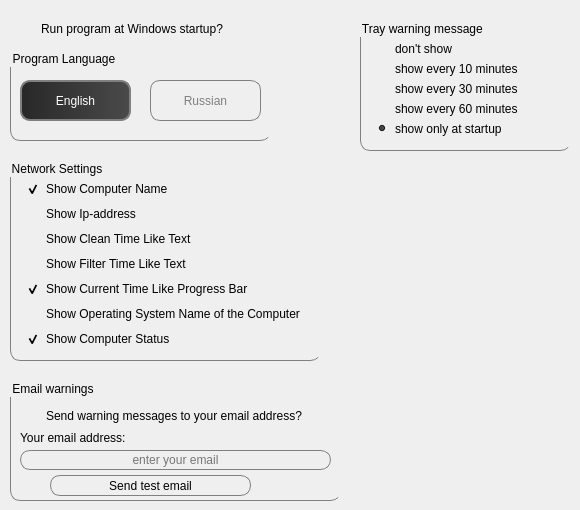
              <widget class="QWidget" name="settingsPage">
               <widget class="QGroupBox" name="groupBox">
                <property name="geometry">
                 <rect>
                  <x>10</x>
                  <y>160</y>
                  <width>311</width>
                  <height>201</height>
                 </rect>
                </property>
                <property name="styleSheet">
                 <string notr="true">color: black; 
background-color: transparent;
border-color: gray;
border-style: solid;
border-left-width: 1px;
border-top-width: 0px;
border-bottom-width: 1px;
border-right-width: 0px;
border-top-left-radius: 10px;
border-bottom-left-radius: 10px;
border-top-right-radius: 10px;
border-bottom-right-radius: 10px;</string>
                </property>
                <property name="title">
                 <string>Network Settings</string>
                </property>
                <widget class="QCheckBox" name="cb_showNetName">
                 <property name="geometry">
                  <rect>
                   <x>15</x>
                   <y>20</y>
                   <width>290</width>
                   <height>18</height>
                  </rect>
                 </property>
                 <property name="styleSheet">
                  <string notr="true">border-radius: 7px; background-color: transparent; border-style: solid; border-color: transparent; border-width: 1px;</string>
                 </property>
                 <property name="text">
                  <string>Show Computer Name</string>
                 </property>
                 <property name="checked">
                  <bool>true</bool>
                 </property>
                </widget>
                <widget class="QCheckBox" name="cb_showIp">
                 <property name="geometry">
                  <rect>
                   <x>15</x>
                   <y>45</y>
                   <width>290</width>
                   <height>18</height>
                  </rect>
                 </property>
                 <property name="styleSheet">
                  <string notr="true">border-radius: 7px; background-color: transparent; border-style: solid; border-color: transparent; border-width: 1px;</string>
                 </property>
                 <property name="text">
                  <string>Show Ip-address</string>
                 </property>
                </widget>
                <widget class="QCheckBox" name="cb_showClean">
                 <property name="geometry">
                  <rect>
                   <x>15</x>
                   <y>70</y>
                   <width>290</width>
                   <height>18</height>
                  </rect>
                 </property>
                 <property name="styleSheet">
                  <string notr="true">border-radius: 7px; background-color: transparent; border-style: solid; border-color: transparent; border-width: 1px;</string>
                 </property>
                 <property name="text">
                  <string>Show Clean Time Like Text</string>
                 </property>
                </widget>
                <widget class="QCheckBox" name="cb_showFilter">
                 <property name="geometry">
                  <rect>
                   <x>15</x>
                   <y>95</y>
                   <width>290</width>
                   <height>18</height>
                  </rect>
                 </property>
                 <property name="styleSheet">
                  <string notr="true">border-radius: 7px; background-color: transparent; border-style: solid; border-color: transparent; border-width: 1px;</string>
                 </property>
                 <property name="text">
                  <string>Show Filter Time Like Text</string>
                 </property>
                </widget>
                <widget class="QCheckBox" name="cb_showOs">
                 <property name="geometry">
                  <rect>
                   <x>15</x>
                   <y>145</y>
                   <width>290</width>
                   <height>18</height>
                  </rect>
                 </property>
                 <property name="styleSheet">
                  <string notr="true">border-radius: 7px; background-color: transparent; border-style: solid; border-color: transparent; border-width: 1px;</string>
                 </property>
                 <property name="text">
                  <string>Show Operating System Name of the Computer</string>
                 </property>
                 <property name="tristate">
                  <bool>false</bool>
                 </property>
                </widget>
                <widget class="QCheckBox" name="cb_showStatus">
                 <property name="geometry">
                  <rect>
                   <x>15</x>
                   <y>170</y>
                   <width>290</width>
                   <height>18</height>
                  </rect>
                 </property>
                 <property name="styleSheet">
                  <string notr="true">border-radius: 7px; background-color: transparent; border-style: solid; border-color: transparent; border-width: 1px;</string>
                 </property>
                 <property name="text">
                  <string>Show Computer Status</string>
                 </property>
                 <property name="checked">
                  <bool>true</bool>
                 </property>
                </widget>
                <widget class="QCheckBox" name="cb_showTime">
                 <property name="geometry">
                  <rect>
                   <x>15</x>
                   <y>120</y>
                   <width>290</width>
                   <height>18</height>
                  </rect>
                 </property>
                 <property name="styleSheet">
                  <string notr="true">border-radius: 7px; background-color: transparent; border-style: solid; border-color: transparent; border-width: 1px;</string>
                 </property>
                 <property name="text">
                  <string>Show Current Time Like Progress Bar</string>
                 </property>
                 <property name="checked">
                  <bool>true</bool>
                 </property>
                </widget>
               </widget>
               <widget class="QGroupBox" name="groupBox_2">
                <property name="geometry">
                 <rect>
                  <x>10</x>
                  <y>50</y>
                  <width>261</width>
                  <height>91</height>
                 </rect>
                </property>
                <property name="styleSheet">
                 <string notr="true">color: black; 
background-color: transparent;
border-color: gray;
border-style: solid;
border-left-width: 1px;
border-top-width: 0px;
border-bottom-width: 1px;
border-right-width: 0px;
border-top-left-radius: 10px;
border-bottom-left-radius: 10px;
border-top-right-radius: 10px;
border-bottom-right-radius: 10px;</string>
                </property>
                <property name="title">
                 <string>Program Language</string>
                </property>
                <widget class="QPushButton" name="bt_ukrLang">
                 <property name="geometry">
                  <rect>
                   <x>320</x>
                   <y>30</y>
                   <width>101</width>
                   <height>41</height>
                  </rect>
                 </property>
                 <property name="styleSheet">
                  <string notr="true">QPushButton {
color: gray; 
background-color: transparent;
border-style: solid;
border-width: 1px;
border-left-width: 1px;
border-top-width: 1px;
border-bottom-width: 1px;
border-right-width: 1px;
border-top-left-radius: 10px;
border-bottom-left-radius: 10px;
border-top-right-radius: 10px;
border-bottom-right-radius: 10px;
}

QPushButton:hover{ 
color: black; background-color: lightgray;
border-color: rgb(60,60,60);
border-style: solid;
border-left-width: 1px;
border-top-width: 1px;
border-bottom-width: 1px;
border-right-width: 1px;
border-top-left-radius: 10px;
border-bottom-left-radius: 10px;
border-top-right-radius: 10px;
border-bottom-right-radius: 10px;
}

QPushButton:pressed {
color: white; background-color: rgb(74,74,74);
border-color: rgb(60,60,60);
border-style: solid;
border-left-width: 1px;
border-top-width: 1px;
border-bottom-width: 1px;
border-right-width: 1px;
border-top-left-radius: 10px;
border-bottom-left-radius: 10px;
border-top-right-radius: 10px;
border-bottom-right-radius: 10px;
}

QPushButton:checked {
color: white; 
background-color: qlineargradient(spread:pad, x1:0, y1:0, x2:1, y2:0, stop:0 rgba(40, 40, 40, 255), stop:1 rgba(74, 74, 74, 255));
border-left-color: gray;
border-right-color: gray;
border-top-color: gray;
border-bottom-color: gray;
border-style: solid;
border-left-width: 2px;
border-top-width: 2px;
border-bottom-width: 2px;
border-right-width: 2px;
border-top-left-radius: 10px;
border-bottom-left-radius: 10px;
border-top-right-radius: 10px;
border-bottom-right-radius: 10px;
}</string>
                 </property>
                 <property name="text">
                  <string>Ukranian</string>
                 </property>
                 <property name="icon">
                  <iconset resource="rc.qrc">
                   <normaloff>:/images/ua.gif</normaloff>:/images/ua.gif</iconset>
                 </property>
                 <property name="iconSize">
                  <size>
                   <width>40</width>
                   <height>40</height>
                  </size>
                 </property>
                 <property name="checkable">
                  <bool>true</bool>
                 </property>
                 <property name="checked">
                  <bool>false</bool>
                 </property>
                 <property name="autoDefault">
                  <bool>false</bool>
                 </property>
                 <property name="default">
                  <bool>false</bool>
                 </property>
                 <property name="flat">
                  <bool>true</bool>
                 </property>
                </widget>
                <widget class="QPushButton" name="bt_rusLang">
                 <property name="geometry">
                  <rect>
                   <x>140</x>
                   <y>30</y>
                   <width>111</width>
                   <height>41</height>
                  </rect>
                 </property>
                 <property name="styleSheet">
                  <string notr="true">QPushButton {
color: gray; 
background-color: transparent;
border-style: solid;
border-width: 1px;
border-left-width: 1px;
border-top-width: 1px;
border-bottom-width: 1px;
border-right-width: 1px;
border-top-left-radius: 10px;
border-bottom-left-radius: 10px;
border-top-right-radius: 10px;
border-bottom-right-radius: 10px;
}

QPushButton:hover{ 
color: black; background-color: lightgray;
border-color: rgb(60,60,60);
border-style: solid;
border-left-width: 1px;
border-top-width: 1px;
border-bottom-width: 1px;
border-right-width: 1px;
border-top-left-radius: 10px;
border-bottom-left-radius: 10px;
border-top-right-radius: 10px;
border-bottom-right-radius: 10px;
}

QPushButton:pressed {
color: white; background-color: rgb(74,74,74);
border-color: rgb(60,60,60);
border-style: solid;
border-left-width: 1px;
border-top-width: 1px;
border-bottom-width: 1px;
border-right-width: 1px;
border-top-left-radius: 10px;
border-bottom-left-radius: 10px;
border-top-right-radius: 10px;
border-bottom-right-radius: 10px;
}

QPushButton:checked {
color: white; 
background-color: qlineargradient(spread:pad, x1:0, y1:0, x2:1, y2:0, stop:0 rgba(40, 40, 40, 255), stop:1 rgba(74, 74, 74, 255));
border-left-color: gray;
border-right-color: gray;
border-top-color: gray;
border-bottom-color: gray;
border-style: solid;
border-left-width: 2px;
border-top-width: 2px;
border-bottom-width: 2px;
border-right-width: 2px;
border-top-left-radius: 10px;
border-bottom-left-radius: 10px;
border-top-right-radius: 10px;
border-bottom-right-radius: 10px;
}</string>
                 </property>
                 <property name="text">
                  <string>Russian</string>
                 </property>
                 <property name="icon">
                  <iconset resource="rc.qrc">
                   <normaloff>:/images/ru.gif</normaloff>:/images/ru.gif</iconset>
                 </property>
                 <property name="iconSize">
                  <size>
                   <width>40</width>
                   <height>40</height>
                  </size>
                 </property>
                 <property name="checkable">
                  <bool>true</bool>
                 </property>
                 <property name="checked">
                  <bool>false</bool>
                 </property>
                 <property name="autoDefault">
                  <bool>false</bool>
                 </property>
                 <property name="default">
                  <bool>false</bool>
                 </property>
                 <property name="flat">
                  <bool>true</bool>
                 </property>
                </widget>
                <widget class="QPushButton" name="bt_engLang">
                 <property name="geometry">
                  <rect>
                   <x>10</x>
                   <y>30</y>
                   <width>111</width>
                   <height>41</height>
                  </rect>
                 </property>
                 <property name="styleSheet">
                  <string notr="true">QPushButton {
color: gray; 
background-color: transparent;
border-style: solid;
border-width: 1px;
border-left-width: 1px;
border-top-width: 1px;
border-bottom-width: 1px;
border-right-width: 1px;
border-top-left-radius: 10px;
border-bottom-left-radius: 10px;
border-top-right-radius: 10px;
border-bottom-right-radius: 10px;
}

QPushButton:hover{ 
color: black; background-color: lightgray;
border-color: rgb(60,60,60);
border-style: solid;
border-left-width: 1px;
border-top-width: 1px;
border-bottom-width: 1px;
border-right-width: 1px;
border-top-left-radius: 10px;
border-bottom-left-radius: 10px;
border-top-right-radius: 10px;
border-bottom-right-radius: 10px;
}

QPushButton:pressed {
color: white; background-color: rgb(74,74,74);
border-color: rgb(60,60,60);
border-style: solid;
border-left-width: 1px;
border-top-width: 1px;
border-bottom-width: 1px;
border-right-width: 1px;
border-top-left-radius: 10px;
border-bottom-left-radius: 10px;
border-top-right-radius: 10px;
border-bottom-right-radius: 10px;
}

QPushButton:checked {
color: white; 
background-color: qlineargradient(spread:pad, x1:0, y1:0, x2:1, y2:0, stop:0 rgba(40, 40, 40, 255), stop:1 rgba(74, 74, 74, 255));
border-left-color: gray;
border-right-color: gray;
border-top-color: gray;
border-bottom-color: gray;
border-style: solid;
border-left-width: 2px;
border-top-width: 2px;
border-bottom-width: 2px;
border-right-width: 2px;
border-top-left-radius: 10px;
border-bottom-left-radius: 10px;
border-top-right-radius: 10px;
border-bottom-right-radius: 10px;
}</string>
                 </property>
                 <property name="text">
                  <string>English</string>
                 </property>
                 <property name="icon">
                  <iconset resource="rc.qrc">
                   <normaloff>:/images/en.gif</normaloff>:/images/en.gif</iconset>
                 </property>
                 <property name="iconSize">
                  <size>
                   <width>40</width>
                   <height>40</height>
                  </size>
                 </property>
                 <property name="checkable">
                  <bool>true</bool>
                 </property>
                 <property name="checked">
                  <bool>true</bool>
                 </property>
                 <property name="autoDefault">
                  <bool>false</bool>
                 </property>
                 <property name="default">
                  <bool>false</bool>
                 </property>
                 <property name="flat">
                  <bool>true</bool>
                 </property>
                </widget>
               </widget>
               <widget class="QGroupBox" name="groupBox_3">
                <property name="geometry">
                 <rect>
                  <x>360</x>
                  <y>20</y>
                  <width>211</width>
                  <height>131</height>
                 </rect>
                </property>
                <property name="styleSheet">
                 <string notr="true">color: black; 
background-color: transparent;
border-color: gray;
border-style: solid;
border-left-width: 1px;
border-top-width: 0px;
border-bottom-width: 1px;
border-right-width: 0px;
border-top-left-radius: 10px;
border-bottom-left-radius: 10px;
border-top-right-radius: 10px;
border-bottom-right-radius: 10px;</string>
                </property>
                <property name="title">
                 <string>Tray warning message </string>
                </property>
                <widget class="QRadioButton" name="rb_dontShowWarning">
                 <property name="geometry">
                  <rect>
                   <x>15</x>
                   <y>20</y>
                   <width>220</width>
                   <height>17</height>
                  </rect>
                 </property>
                 <property name="styleSheet">
                  <string notr="true">color: black; 
background-color: transparent;
border-color: gray;
border-style: solid;
border-left-width: 0px;
border-top-width: 0px;
border-bottom-width: 0px;
border-right-width: 0px;
border-top-left-radius: 0px;
border-bottom-left-radius: 0px;
border-top-right-radius: 0px;
border-bottom-right-radius: 0px;</string>
                 </property>
                 <property name="text">
                  <string>don't show</string>
                 </property>
                </widget>
                <widget class="QRadioButton" name="rb_show10minsWarning">
                 <property name="geometry">
                  <rect>
                   <x>15</x>
                   <y>40</y>
                   <width>220</width>
                   <height>17</height>
                  </rect>
                 </property>
                 <property name="styleSheet">
                  <string notr="true">color: black; 
background-color: transparent;
border-color: gray;
border-style: solid;
border-left-width: 0px;
border-top-width: 0px;
border-bottom-width: 0px;
border-right-width: 0px;
border-top-left-radius: 0px;
border-bottom-left-radius: 0px;
border-top-right-radius: 0px;
border-bottom-right-radius: 0px;</string>
                 </property>
                 <property name="text">
                  <string>show every 10 minutes</string>
                 </property>
                </widget>
                <widget class="QRadioButton" name="rb_show30minsWarning">
                 <property name="geometry">
                  <rect>
                   <x>15</x>
                   <y>60</y>
                   <width>220</width>
                   <height>17</height>
                  </rect>
                 </property>
                 <property name="styleSheet">
                  <string notr="true">color: black; 
background-color: transparent;
border-color: gray;
border-style: solid;
border-left-width: 0px;
border-top-width: 0px;
border-bottom-width: 0px;
border-right-width: 0px;
border-top-left-radius: 0px;
border-bottom-left-radius: 0px;
border-top-right-radius: 0px;
border-bottom-right-radius: 0px;</string>
                 </property>
                 <property name="text">
                  <string>show every 30 minutes</string>
                 </property>
                </widget>
                <widget class="QRadioButton" name="rb_show60minsWarning">
                 <property name="geometry">
                  <rect>
                   <x>15</x>
                   <y>80</y>
                   <width>220</width>
                   <height>17</height>
                  </rect>
                 </property>
                 <property name="styleSheet">
                  <string notr="true">color: black; 
background-color: transparent;
border-color: gray;
border-style: solid;
border-left-width: 0px;
border-top-width: 0px;
border-bottom-width: 0px;
border-right-width: 0px;
border-top-left-radius: 0px;
border-bottom-left-radius: 0px;
border-top-right-radius: 0px;
border-bottom-right-radius: 0px;</string>
                 </property>
                 <property name="text">
                  <string>show every 60 minutes</string>
                 </property>
                </widget>
                <widget class="QRadioButton" name="rb_showAtStartWarning">
                 <property name="geometry">
                  <rect>
                   <x>15</x>
                   <y>100</y>
                   <width>220</width>
                   <height>17</height>
                  </rect>
                 </property>
                 <property name="styleSheet">
                  <string notr="true">color: black; 
background-color: transparent;
border-color: gray;
border-style: solid;
border-left-width: 0px;
border-top-width: 0px;
border-bottom-width: 0px;
border-right-width: 0px;
border-top-left-radius: 0px;
border-bottom-left-radius: 0px;
border-top-right-radius: 0px;
border-bottom-right-radius: 0px;</string>
                 </property>
                 <property name="text">
                  <string>show only at startup</string>
                 </property>
                 <property name="checked">
                  <bool>true</bool>
                 </property>
                </widget>
               </widget>
               <widget class="QGroupBox" name="groupBox_4">
                <property name="geometry">
                 <rect>
                  <x>10</x>
                  <y>380</y>
                  <width>331</width>
                  <height>121</height>
                 </rect>
                </property>
                <property name="styleSheet">
                 <string notr="true">color: black; 
background-color: transparent;
border-color: gray;
border-style: solid;
border-left-width: 1px;
border-top-width: 0px;
border-bottom-width: 1px;
border-right-width: 0px;
border-top-left-radius: 10px;
border-bottom-left-radius: 10px;
border-top-right-radius: 10px;
border-bottom-right-radius: 10px;</string>
                </property>
                <property name="title">
                 <string>Email warnings</string>
                </property>
                <widget class="QCheckBox" name="cb_sendEmail">
                 <property name="geometry">
                  <rect>
                   <x>15</x>
                   <y>20</y>
                   <width>311</width>
                   <height>31</height>
                  </rect>
                 </property>
                 <property name="styleSheet">
                  <string notr="true">border-radius: 7px; background-color: transparent; border-style: solid; border-color: transparent; border-width: 1px;</string>
                 </property>
                 <property name="text">
                  <string>Send warning messages to your email address?</string>
                 </property>
                 <property name="checked">
                  <bool>false</bool>
                 </property>
                 <property name="tristate">
                  <bool>false</bool>
                 </property>
                </widget>
                <widget class="QLineEdit" name="emailEdit">
                 <property name="geometry">
                  <rect>
                   <x>10</x>
                   <y>70</y>
                   <width>311</width>
                   <height>20</height>
                  </rect>
                 </property>
                 <property name="styleSheet">
                  <string notr="true">QLineEdit {
color: black; 
background-color: transparent;
border-style: solid;
border-width: 1px;
border-left-width: 1px;
border-top-width: 1px;
border-bottom-width: 1px;
border-right-width: 1px;
border-top-left-radius: 10px;
border-bottom-left-radius: 10px;
border-top-right-radius: 10px;
border-bottom-right-radius: 10px;
}

QLineEdit:hover{ 
color: black; background-color: lightgray;
border-color: rgb(60,60,60);
border-style: solid;
border-left-width: 1px;
border-top-width: 1px;
border-bottom-width: 1px;
border-right-width: 1px;
border-top-left-radius: 10px;
border-bottom-left-radius: 10px;
border-top-right-radius: 10px;
border-bottom-right-radius: 10px;
}</string>
                 </property>
                 <property name="inputMask">
                  <string/>
                 </property>
                 <property name="alignment">
                  <set>Qt::AlignCenter</set>
                 </property>
                 <property name="placeholderText">
                  <string>enter your email</string>
                 </property>
                </widget>
                <widget class="QLabel" name="label">
                 <property name="geometry">
                  <rect>
                   <x>10</x>
                   <y>50</y>
                   <width>291</width>
                   <height>16</height>
                  </rect>
                 </property>
                 <property name="styleSheet">
                  <string notr="true">color: black; 
background-color: transparent;
border-style: solid;
border-width: 0px;
border-left-width: 0px;
border-top-width: 0px;
border-bottom-width: 0px;
border-right-width: 0px;
border-top-left-radius: 10px;
border-bottom-left-radius: 10px;
border-top-right-radius: 10px;
border-bottom-right-radius: 10px;
</string>
                 </property>
                 <property name="text">
                  <string>Your email address:</string>
                 </property>
                </widget>
                <widget class="QPushButton" name="bt_sendTest">
                 <property name="geometry">
                  <rect>
                   <x>40</x>
                   <y>95</y>
                   <width>201</width>
                   <height>21</height>
                  </rect>
                 </property>
                 <property name="toolTip">
                  <string>Test email will be sent to your email address</string>
                 </property>
                 <property name="styleSheet">
                  <string notr="true">QPushButton {
color: black; 
background-color: transparent;
border-style: solid;
border-width: 1px;
border-left-width: 1px;
border-top-width: 1px;
border-bottom-width: 1px;
border-right-width: 1px;
border-top-left-radius: 10px;
border-bottom-left-radius: 10px;
border-top-right-radius: 10px;
border-bottom-right-radius: 10px;
}

QPushButton:hover{ 
color: black; background-color: lightgray;
border-color: rgb(60,60,60);
border-style: solid;
border-left-width: 1px;
border-top-width: 1px;
border-bottom-width: 1px;
border-right-width: 1px;
border-top-left-radius: 10px;
border-bottom-left-radius: 10px;
border-top-right-radius: 10px;
border-bottom-right-radius: 10px;
}

QPushButton:pressed {
color: white; background-color: rgb(74,74,74);
border-color: rgb(60,60,60);
border-style: solid;
border-left-width: 1px;
border-top-width: 1px;
border-bottom-width: 1px;
border-right-width: 1px;
border-top-left-radius: 10px;
border-bottom-left-radius: 10px;
border-top-right-radius: 10px;
border-bottom-right-radius: 10px;
}

QToolTip { 
border: 1px solid darkgray; 
border-radius: 0px;
background-color: lightgray;
color: black;
}</string>
                 </property>
                 <property name="text">
                  <string>Send test email</string>
                 </property>
                 <property name="iconSize">
                  <size>
                   <width>40</width>
                   <height>40</height>
                  </size>
                 </property>
                 <property name="checkable">
                  <bool>false</bool>
                 </property>
                 <property name="checked">
                  <bool>false</bool>
                 </property>
                 <property name="autoDefault">
                  <bool>false</bool>
                 </property>
                 <property name="default">
                  <bool>false</bool>
                 </property>
                 <property name="flat">
                  <bool>true</bool>
                 </property>
                </widget>
               </widget>
               <widget class="QCheckBox" name="rb_autorunProgr">
                <property name="geometry">
                 <rect>
                  <x>20</x>
                  <y>20</y>
                  <width>281</width>
                  <height>18</height>
                 </rect>
                </property>
                <property name="styleSheet">
                 <string notr="true">border-radius: 7px; background-color: transparent; border-style: solid; border-color: transparent; border-width: 1px;</string>
                </property>
                <property name="text">
                 <string>Run program at Windows startup?</string>
                </property>
               </widget>
              </widget>
